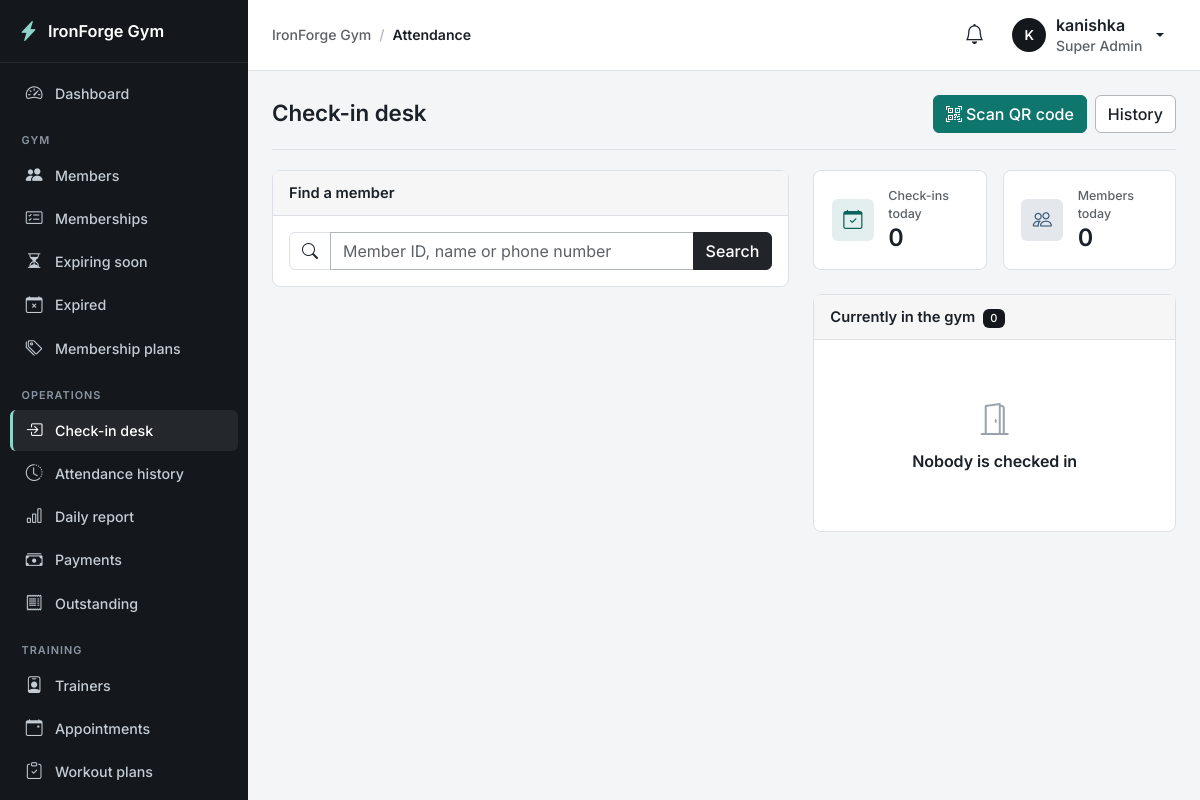
/attendance/ (signed in), run on an earlier commit of the app's database.
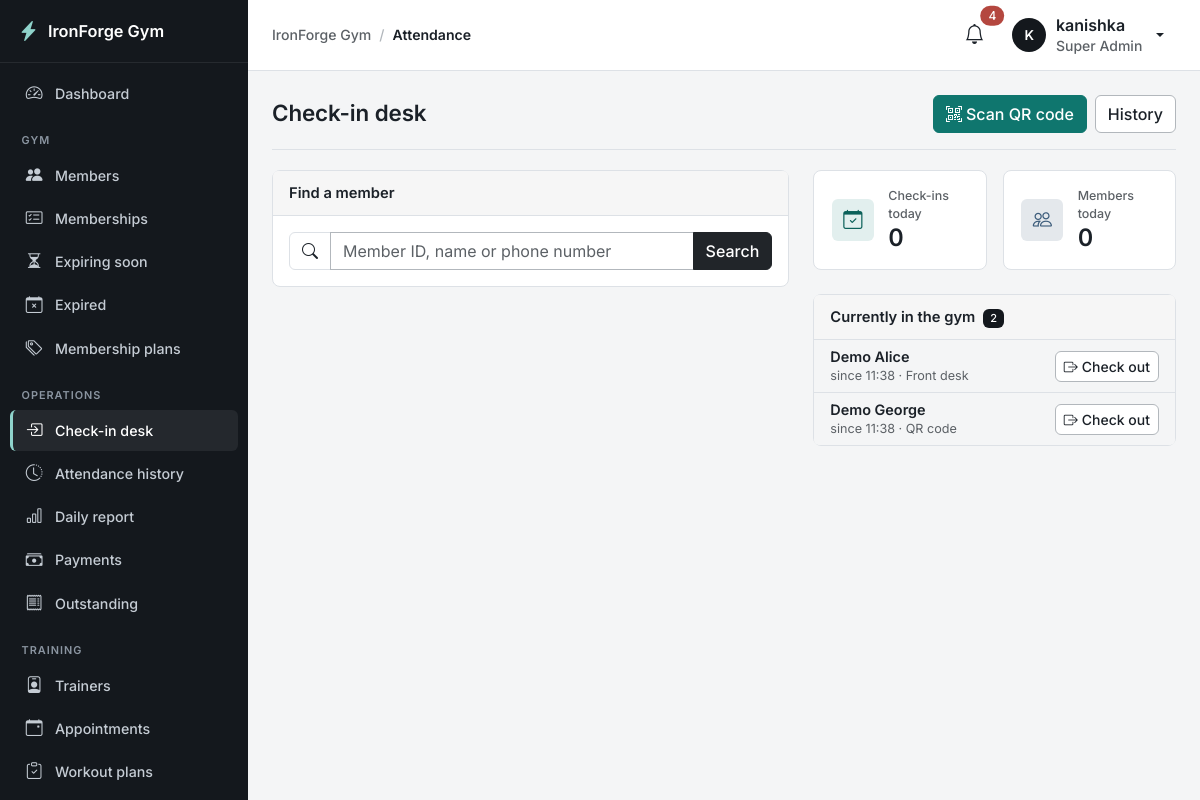
And on a later commit of the database.
### apps/attendance/models.py (models this page shows, shortened)
class Attendance(models.Model):
    member = models.ForeignKey("members.Member", on_delete=models.PROTECT, related_name="attendance")
    membership = models.ForeignKey(
        "memberships.Membership", null=True, blank=True, on_delete=models.PROTECT, related_name="attendance",
        help_text="The membership that granted access.",
    )
    check_in = models.DateTimeField(default=timezone.now, db_index=True)
    check_out = models.DateTimeField(null=True, blank=True)
    auto_closed = models.BooleanField(default=False, help_text="Check-out was not recorded; closed automatically.")
    method = models.CharField(max_length=10, choices=Method.choices, default=Method.MANUAL)
    checked_in_by = models.ForeignKey(settings.AUTH_USER_MODEL, null=True, blank=True, on_delete=models.SET_NULL, related_name="+")
    checked_out_by = models.ForeignKey(settings.AUTH_USER_MODEL, null=True, blank=True, on_delete=models.SET_NULL, related_name="+")
    class Meta:
        ordering = ["-check_in", "-id"]
        constraints = [
            models.UniqueConstraint(fields=["member"], condition=Q(check_out__isnull=True), name="one_open_visit_per_member"),
            models.CheckConstraint(condition=Q(check_out__isnull=True) | Q(check_out__gte=F("check_in")), name="attendance_out_after_in"),
        ]

### apps/members/models.py (models this page shows, shortened)
class Member(models.Model):
    member_id = models.CharField(max_length=20, unique=True, editable=False)
    full_name = models.CharField(max_length=150)
    phone = models.CharField(max_length=20, unique=True, validators=[phone_validator])
    email = models.EmailField(blank=True)
    address = models.TextField(blank=True)
    date_of_birth = models.DateField()
    emergency_contact_name = models.CharField(max_length=150)
    emergency_contact_phone = models.CharField(max_length=20, validators=[phone_validator])
    registration_date = models.DateField(default=timezone.localdate)
    photo = models.ImageField(upload_to=member_photo_path, blank=True)
    fitness_goals = models.TextField(blank=True)
    qr_token = models.CharField(max_length=64, unique=True, null=True, blank=True, editable=False)
    user = models.OneToOneField(settings.AUTH_USER_MODEL, null=True, blank=True, on_delete=models.SET_NULL,
                                related_name="member_profile")
    is_active = models.BooleanField(default=True)
    deactivated_at = models.DateTimeField(null=True, blank=True)
    created_at = models.DateTimeField(auto_now_add=True)
    updated_at = models.DateTimeField(auto_now=True)
    class Meta:
        ordering = ["full_name"]
        constraints = [
            models.UniqueConstraint(
                Lower("email"), condition=~models.Q(email=""), name="unique_member_email_ci"
            ),
        ]
    def get_absolute_url(self):
        return reverse("members:detail", args=[self.pk])

### apps/attendance/views.py (the view)
# urls.py: path("", views.DeskView.as_view(), name="desk"),
class DeskView(GymPermissionMixin, TemplateView):
    required_permission = "attendance.view"
    template_name = "attendance/desk.html"
    def get_context_data(self, **kwargs):
        ctx = super().get_context_data(**kwargs)
        q = self.request.GET.get("q", "").strip()
        start, end = day_bounds(timezone.localdate())
        inside = scope_by_member(self.request.user, Attendance.objects.filter(check_out__isnull=True).select_related("member", "membership__plan"))
        ctx.update(
            q=q,
            results=member_search(q, self.request.user) if q else [],
            status_labels=MEMBER_STATUS_LABELS,
            inside=inside.order_by("check_in"),
            today_count=Attendance.objects.filter(check_in__gte=start, check_in__lt=end).count(),
            today_members=Attendance.objects.filter(check_in__gte=start, check_in__lt=end).values("member").distinct().count(),
        )
        return ctx

### apps/accounts/mixins.py (called while the page is built)
    def dispatch(self, request, *args, **kwargs):
        if not request.user.is_authenticated:
            return self.handle_no_permission()
        if self.required_permission and not request.user.has_gym_perm(self.required_permission):
            raise PermissionDenied
        return super().dispatch(request, *args, **kwargs)

### apps/accounts/models.py (called while the page is built)
    @property
    def is_super_admin(self):
        return self.role == Role.SUPER_ADMIN

    @property
    def display_name(self):
        return self.get_full_name() or self.username

    def gym_permissions(self):
        if not hasattr(self, "_gym_permissions"):
            if not self.is_active:
                perms = set()
            elif self.is_super_admin:
                perms = set(PERMISSIONS) | SUPER_ADMIN_ONLY
            else:
                perms = set(RolePermission.objects.filter(role=self.role).values_list("permission", flat=True))
            self._gym_permissions = perms
        return self._gym_permissions

    def has_gym_perm(self, code):
        return code in self.gym_permissions()

### apps/core/appearance.py (called while the page is built)
def _rgb(color):
    return tuple(int(color[i:i + 2], 16) for i in (1, 3, 5))

### templates/attendance/desk.html (shortened to what this page needs)
{% extends "base.html" %}
{% load gym %}
{% block content %}
<div class="page-header">
  <h1>Check-in desk</h1>
  <div class="d-flex gap-2">
    {% if request.user|can:"attendance.manage" %}<a href="{% url 'attendance:scan' %}" class="btn btn-primary"><i class="bi bi-qr-code-scan me-1"></i>Scan QR code</a>{% endif %}
    <a href="{% url 'attendance:history' %}" class="btn btn-outline-secondary">History</a>
  </div>
</div>
<div class="row g-4">
  <div class="col-lg-7">
    <div class="card mb-4"><div class="card-header">Find a member</div><div class="card-body">
      <form method="get" data-no-loading>
        <div class="input-group">
          <span class="input-group-text bg-transparent"><i class="bi bi-search"></i></span>
          <input type="search" name="q" value="{{ q }}" class="form-control" placeholder="Member ID, name or phone number" aria-label="Search members" autofocus>
          <button class="btn btn-dark" type="submit" data-no-loading>Search</button>
        </div>
      </form>
    </div></div>
  </div>
  <div class="col-lg-5">
    <div class="row g-3 mb-4">
      <div class="col-6">{% include "components/stat_card.html" with label="Check-ins today" value=today_count icon="calendar-check" tone="orange" %}</div>
      <div class="col-6">{% include "components/stat_card.html" with label="Members today" value=today_members icon="people" tone="blue" %}</div>
    </div>
    <div class="card"><div class="card-header">Currently in the gym <span class="badge text-bg-dark ms-1">{{ inside|length }}</span></div>
      {% if inside %}
      <ul class="list-group list-group-flush">
        {% for v in inside %}
        <li class="list-group-item d-flex justify-content-between align-items-center">
          <div class="lh-sm"><a href="{{ v.member.get_absolute_url }}" class="fw-semibold text-reset text-decoration-none">{{ v.member.full_name }}</a>
            <div><small class="text-muted">since {{ v.check_in|time:"H:i" }} · {{ v.get_method_display }}</small></div></div>
          {% if request.user|can:"attendance.manage" %}
          <form method="post" action="{% url 'attendance:check_out' v.pk %}" data-no-loading>{% csrf_token %}
            <button class="btn btn-sm btn-outline-secondary" type="submit" data-no-loading><i class="bi bi-box-arrow-right me-1"></i>Check out</button></form>
          {% endif %}
        </li>
        {% endfor %}
      </ul>
      {% else %}<div class="card-body">{% include "components/empty_state.html" with icon="door-open" title="Nobody is checked in" %}</div>{% endif %}
    </div>
  </div>
</div>
{% endblock %}

### templates/base.html (shortened to what the changed rows need)
{% load static gym %}<!doctype html>
<html lang="en" data-bs-theme="light">
<head>
  <link href="https://cdn.jsdelivr.net/npm/bootstrap@5.3.3/dist/css/bootstrap.min.css" rel="stylesheet">
  <link href="https://cdn.jsdelivr.net/npm/bootstrap-icons@1.11.3/font/bootstrap-icons.min.css" rel="stylesheet">
  <link href="{% static 'css/app.css' %}" rel="stylesheet">
</head>
<body data-sidebar="{{ APPEARANCE.layout.sidebar_style }}" data-stat-cols="{{ APPEARANCE.layout.stat_columns }}">
<div class="app-shell">
  <div class="main">
    <header class="topbar">
      <div class="ms-auto d-flex align-items-center gap-2">
      <div class="dropdown">
        <button class="btn btn-icon position-relative" data-bs-toggle="dropdown" aria-expanded="false" aria-label="Notifications"><i class="bi bi-bell fs-5"></i>
          {% if unread_notifications %}<span class="position-absolute top-0 start-100 translate-middle badge rounded-pill text-bg-danger">{{ unread_notifications }}</span>{% endif %}</button>
      </div>
      </div>
    </header>
    <main class="content" id="main" tabindex="-1">
      {% block content %}{% endblock %}
    </main>
  </div>
</div>
</body>
</html>

What changed in the data, as far as the page shows it:
added Attendance: member.full_name "Demo Alice", check_in "11:38", method "Front desk"
added Attendance: member.full_name "Demo George", check_in "11:38", method "QR code"
Also different on the page:
{{ unread_notifications }}: (not shown) → "4"
{{ inside|length }}: "0" → "2"
{{ title|default:"Nothing here yet" }}: "Nobody is checked in" → (not shown)
